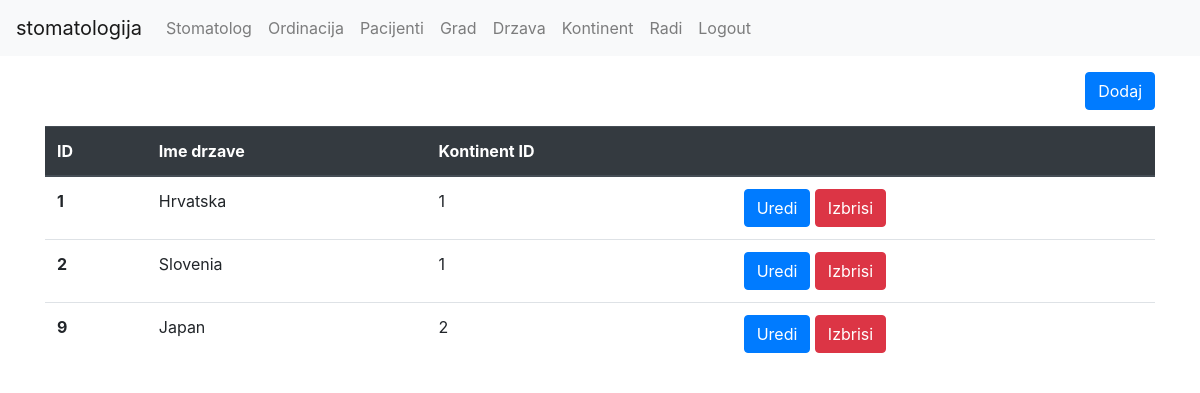
/drzava/index.php (signed in), run on the app's committed database.
### tables this page shows
CREATE TABLE `drzava` (
  `id` int(11) NOT NULL,
  `country_name` varchar(50) NOT NULL,
  `continent_id` int(11) NOT NULL
);

### drzava/index.php (the view, shortened to what this page needs)
<?php
require('../util/db.php');
require('../frontend/header.php');
require('../frontend/footer.php');
$stmt = $db->query('SELECT * FROM drzava');
$rows = $stmt->fetchAll();
echo $header;
?>
<div class="container">
	<a href="/stomatologija/drzava/form.php" class="btn btn-primary mt-3 mb-3 float-right">Dodaj</a>
	<table class="table">
	  <thead>
	  <thead class="thead-dark">
		  <th scope="col">ID</th>
		  <th scope="col">Ime drzave</th>
		  <th scope="col">Kontinent ID</th>
		  <th scope="col"></th>
	  </thead>
	  <tbody>
		<?php foreach($rows as $row) { ?>
		<tr>
		  <th scope="row"><?php echo $row['id']; ?></th>
		  <td><?php echo $row['country_name']; ?></td>
		  <td><?php echo $row['continent_id']; ?></td>
		  <td>
		  <a class="btn btn-primary" href="/stomatologija/drzava/form.php?id=<?php echo $row['id']; ?>">Uredi</a>
		  <a class="btn btn-danger" href="/stomatologija/drzava/delete.php?id=<?php echo $row['id']; ?>">Izbrisi</a>
		  </td>
		</tr>
		<?php } ?>
	  </tbody>
	</table>
</div>
<?php
echo $footer;
?>

### data on the page
drzava: id "1", country_name "Hrvatska", continent "1"
drzava: id "2", country_name "Slovenia", continent "1"
drzava: id "9", country_name "Japan", continent "2"
